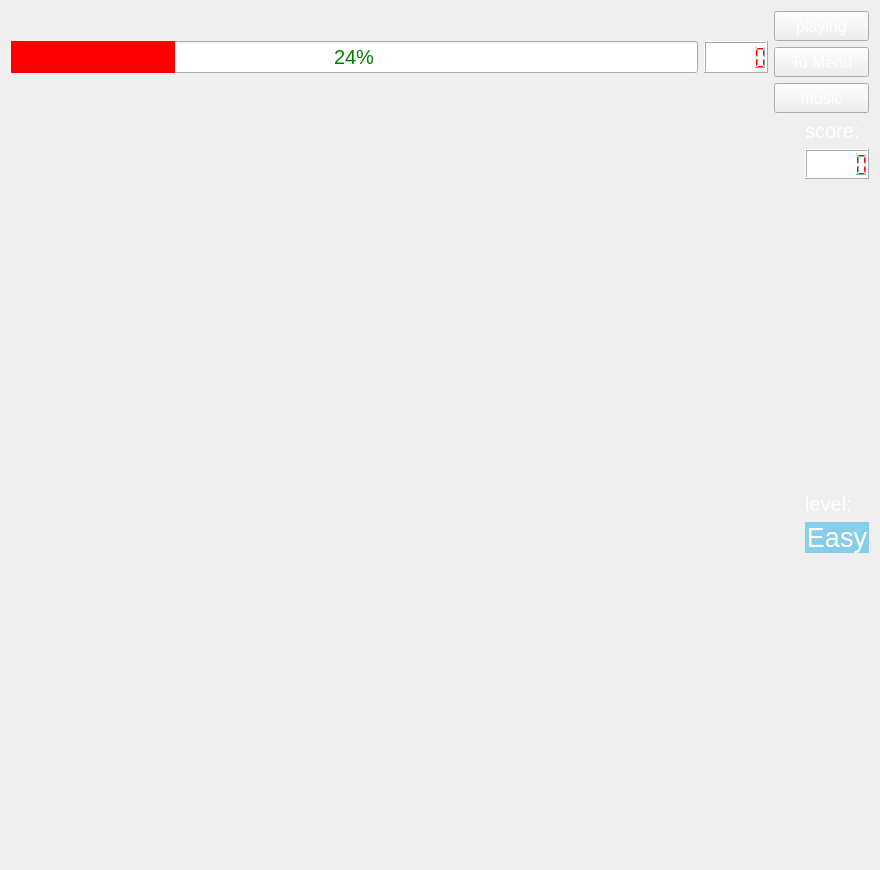
<?xml version="1.0" encoding="UTF-8"?>
<ui version="4.0">
 <class>Widget</class>
 <widget class="QWidget" name="Widget">
  <property name="geometry">
   <rect>
    <x>0</x>
    <y>0</y>
    <width>880</width>
    <height>870</height>
   </rect>
  </property>
  <property name="windowTitle">
   <string>Gaming</string>
  </property>
  <property name="autoFillBackground">
   <bool>false</bool>
  </property>
  <property name="styleSheet">
   <string notr="true">#Widget{background-image: url(:/images/background2.jpg);}</string>
  </property>
  <layout class="QGridLayout" name="gridLayout">
   <item row="0" column="0">
    <layout class="QVBoxLayout" name="verticalLayout_4">
     <item>
      <layout class="QHBoxLayout" name="horizontalLayout_2" stretch="8,1">
       <item>
        <layout class="QVBoxLayout" name="verticalLayout_2" stretch="0,0,0">
         <item>
          <spacer name="verticalSpacer_3">
           <property name="orientation">
            <enum>Qt::Vertical</enum>
           </property>
           <property name="sizeType">
            <enum>QSizePolicy::Fixed</enum>
           </property>
           <property name="sizeHint" stdset="0">
            <size>
             <width>20</width>
             <height>30</height>
            </size>
           </property>
          </spacer>
         </item>
         <item>
          <layout class="QHBoxLayout" name="horizontalLayout">
           <item>
            <widget class="QProgressBar" name="progressBar">
             <property name="sizePolicy">
              <sizepolicy hsizetype="Expanding" vsizetype="Minimum">
               <horstretch>0</horstretch>
               <verstretch>0</verstretch>
              </sizepolicy>
             </property>
             <property name="font">
              <font>
               <pointsize>15</pointsize>
              </font>
             </property>
             <property name="styleSheet">
              <string notr="true">QProgressBar#progressBar:chunk
{
background-color:red;
}
QProgressBar#progressBar
{
color:green;
}</string>
             </property>
             <property name="value">
              <number>24</number>
             </property>
             <property name="alignment">
              <set>Qt::AlignCenter</set>
             </property>
            </widget>
           </item>
           <item>
            <widget class="QLCDNumber" name="lcdNumber">
             <property name="styleSheet">
              <string notr="true">background-color:#FFF;
color:red;</string>
             </property>
            </widget>
           </item>
          </layout>
         </item>
         <item>
          <spacer name="verticalSpacer">
           <property name="orientation">
            <enum>Qt::Vertical</enum>
           </property>
           <property name="sizeType">
            <enum>QSizePolicy::Fixed</enum>
           </property>
           <property name="sizeHint" stdset="0">
            <size>
             <width>20</width>
             <height>40</height>
            </size>
           </property>
          </spacer>
         </item>
        </layout>
       </item>
       <item>
        <layout class="QVBoxLayout" name="verticalLayout">
         <item>
          <widget class="QPushButton" name="pushButton">
           <property name="sizePolicy">
            <sizepolicy hsizetype="Minimum" vsizetype="Minimum">
             <horstretch>0</horstretch>
             <verstretch>0</verstretch>
            </sizepolicy>
           </property>
           <property name="font">
            <font>
             <pointsize>12</pointsize>
            </font>
           </property>
           <property name="styleSheet">
            <string notr="true">QPushButton#pushButton{border-image: url(:/images/按钮.PNG);
color:white;}
QPushButton#pushButton:hover{border-image: url(:/images/按钮.PNG);
color:blue;}
QPushButton#pushButton:pressed{border-image: url(:/images/按钮.PNG);
color:yellow;}
QPushButton#pushButton:checked{border-image: url(:/images/按钮.PNG);
color:yellow;
}</string>
           </property>
           <property name="text">
            <string>playing</string>
           </property>
           <property name="checkable">
            <bool>true</bool>
           </property>
           <property name="checked">
            <bool>false</bool>
           </property>
          </widget>
         </item>
         <item>
          <widget class="QPushButton" name="pushButton_3">
           <property name="sizePolicy">
            <sizepolicy hsizetype="Minimum" vsizetype="Minimum">
             <horstretch>0</horstretch>
             <verstretch>0</verstretch>
            </sizepolicy>
           </property>
           <property name="font">
            <font>
             <pointsize>12</pointsize>
            </font>
           </property>
           <property name="styleSheet">
            <string notr="true">QPushButton#pushButton_3{border-image: url(:/images/按钮.PNG);
color:white;}
QPushButton#pushButton_3:hover{border-image: url(:/images/按钮.PNG);
color:blue;}
QPushButton#pushButton_3:pressed{border-image: url(:/images/按钮.PNG);
color:yellow;}</string>
           </property>
           <property name="text">
            <string>To Menu</string>
           </property>
          </widget>
         </item>
         <item>
          <widget class="QPushButton" name="pushButton_2">
           <property name="sizePolicy">
            <sizepolicy hsizetype="Minimum" vsizetype="Minimum">
             <horstretch>0</horstretch>
             <verstretch>0</verstretch>
            </sizepolicy>
           </property>
           <property name="font">
            <font>
             <pointsize>12</pointsize>
            </font>
           </property>
           <property name="styleSheet">
            <string notr="true">QPushButton#pushButton_2{border-image: url(:/images/按钮.PNG);
color:white;}
QPushButton#pushButton_2:hover{border-image: url(:/images/按钮.PNG);
color:blue;}
QPushButton#pushButton_2:pressed{border-image: url(:/images/按钮.PNG);
color:yellow;}</string>
           </property>
           <property name="text">
            <string>music</string>
           </property>
          </widget>
         </item>
        </layout>
       </item>
      </layout>
     </item>
     <item>
      <layout class="QHBoxLayout" name="horizontalLayout_4">
       <item>
        <spacer name="verticalSpacer_2">
         <property name="orientation">
          <enum>Qt::Vertical</enum>
         </property>
         <property name="sizeHint" stdset="0">
          <size>
           <width>20</width>
           <height>738</height>
          </size>
         </property>
        </spacer>
       </item>
       <item>
        <layout class="QHBoxLayout" name="horizontalLayout_3">
         <item>
          <spacer name="horizontalSpacer">
           <property name="orientation">
            <enum>Qt::Horizontal</enum>
           </property>
           <property name="sizeHint" stdset="0">
            <size>
             <width>288</width>
             <height>20</height>
            </size>
           </property>
          </spacer>
         </item>
         <item>
          <layout class="QVBoxLayout" name="verticalLayout_3">
           <item>
            <widget class="QLabel" name="label">
             <property name="font">
              <font>
               <pointsize>15</pointsize>
              </font>
             </property>
             <property name="styleSheet">
              <string notr="true">color:white;</string>
             </property>
             <property name="text">
              <string>score:</string>
             </property>
            </widget>
           </item>
           <item>
            <widget class="QLCDNumber" name="lcdNumber_2">
             <property name="sizePolicy">
              <sizepolicy hsizetype="Minimum" vsizetype="Fixed">
               <horstretch>0</horstretch>
               <verstretch>0</verstretch>
              </sizepolicy>
             </property>
             <property name="minimumSize">
              <size>
               <width>0</width>
               <height>30</height>
              </size>
             </property>
             <property name="font">
              <font>
               <pointsize>9</pointsize>
              </font>
             </property>
             <property name="styleSheet">
              <string notr="true">background-color:#FFF;
color:red;</string>
             </property>
            </widget>
           </item>
           <item>
            <spacer name="verticalSpacer_5">
             <property name="orientation">
              <enum>Qt::Vertical</enum>
             </property>
             <property name="sizeHint" stdset="0">
              <size>
               <width>20</width>
               <height>40</height>
              </size>
             </property>
            </spacer>
           </item>
           <item>
            <widget class="QLabel" name="label_2">
             <property name="font">
              <font>
               <pointsize>15</pointsize>
              </font>
             </property>
             <property name="styleSheet">
              <string notr="true">color:white;</string>
             </property>
             <property name="text">
              <string>level:</string>
             </property>
            </widget>
           </item>
           <item>
            <widget class="QLabel" name="label_3">
             <property name="font">
              <font>
               <pointsize>20</pointsize>
              </font>
             </property>
             <property name="styleSheet">
              <string notr="true">color:white;background-color:skyblue;</string>
             </property>
             <property name="text">
              <string>Easy</string>
             </property>
             <property name="alignment">
              <set>Qt::AlignCenter</set>
             </property>
            </widget>
           </item>
           <item>
            <spacer name="verticalSpacer_4">
             <property name="orientation">
              <enum>Qt::Vertical</enum>
             </property>
             <property name="sizeType">
              <enum>QSizePolicy::Expanding</enum>
             </property>
             <property name="sizeHint" stdset="0">
              <size>
               <width>20</width>
               <height>40</height>
              </size>
             </property>
            </spacer>
           </item>
          </layout>
         </item>
        </layout>
       </item>
      </layout>
     </item>
    </layout>
   </item>
  </layout>
 </widget>
 <layoutdefault spacing="6" margin="11"/>
 <resources/>
 <connections/>
</ui>
